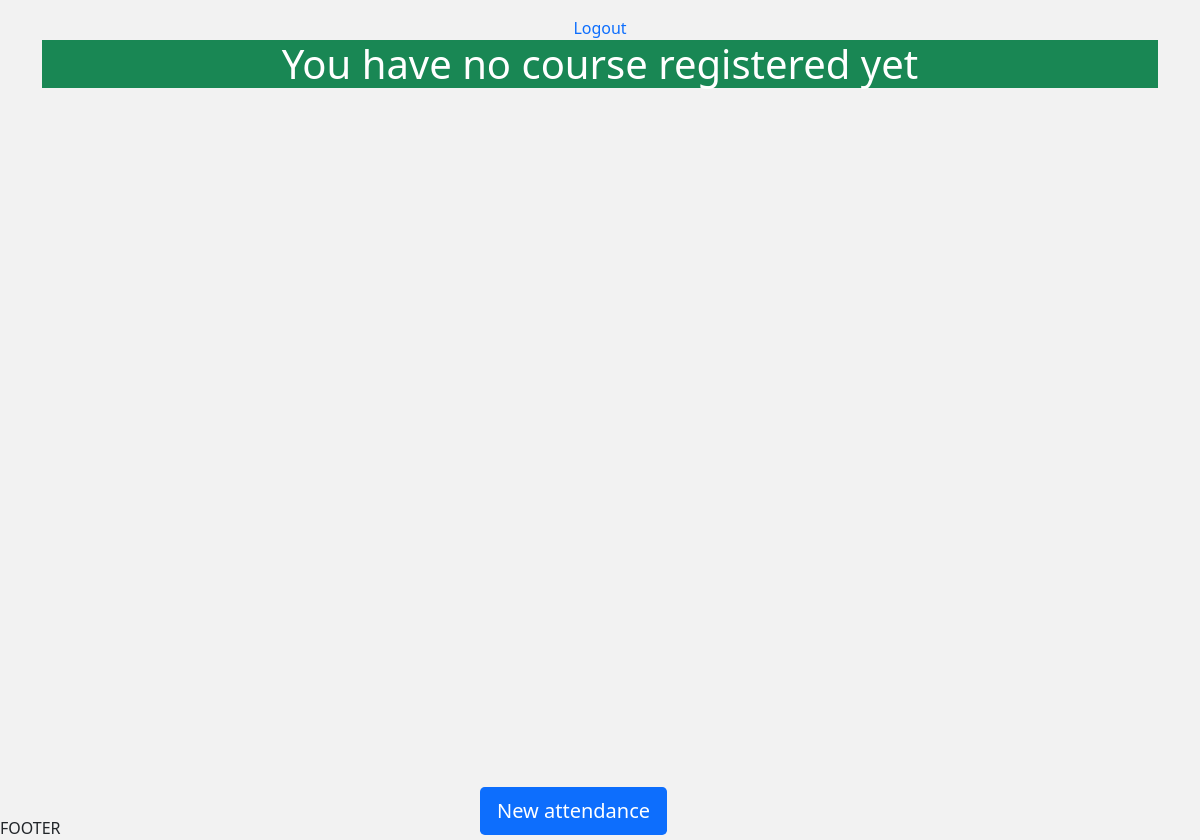
/users/27 (signed in), run on an earlier commit of the app's database.
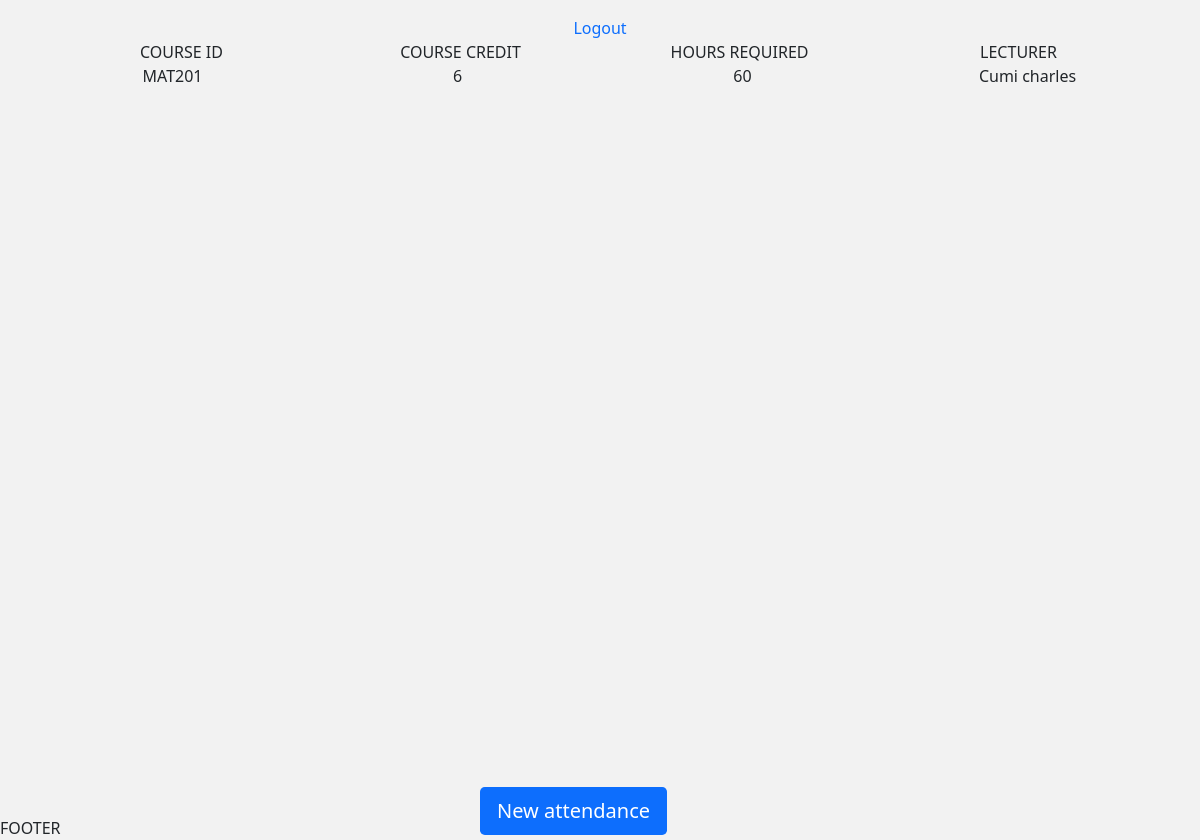
And on a later commit of the database.
### attendance/models.py (models this page shows, shortened)
class Attendance(models.Model):
    student = models.ForeignKey(Student, on_delete=models.CASCADE)
    course = models.ForeignKey(Course, on_delete=models.CASCADE)
    date = models.DateField(auto_now_add=True)

### courses/models.py (models this page shows)
class Course(models.Model):
    teacher = models.ForeignKey(Teacher, on_delete=models.CASCADE,blank=True, null=True)
    department = models.ForeignKey(Department, on_delete=models.CASCADE)
    name = models.CharField(max_length=6, unique=True)
    course_credit = models.IntegerField(verbose_name="course credit")
    course_hours = models.IntegerField(verbose_name="course hours")
    def __str__(self):
        return self.name

### teacher/models.py (models this page shows)
class Teacher(models.Model):
    department = models.ForeignKey(Department, on_delete=models.CASCADE)
    first_name = models.CharField(verbose_name="first name", max_length=32)
    last_name = models.CharField(verbose_name="last name", max_length=32)
    institutional_email = models.EmailField(verbose_name="institutional email",
     max_length=32, unique=True, null=False)
    def __str__(self):
        return" %s %s " %(self.first_name , self.last_name)

### account/decorators.py (the view)
        def wrapper_func(request, *args, **kwargs):
            group = None
            if request.user.groups.exists():
                group = request.user.groups.all()[0].name
            if group in allowed_roles:
                return view_func(request, *args, **kwargs)
            else:
                return  HttpResponse('YOU ARE NOT AUTHORIZED TO VIEW THIS PAGE')

### account/views.py (called while the page is built)
@login_required(login_url="/login")
@allowed_users(allowed_roles=['student'])
def show_view(request, pk):
	context = {}
	current_date = datetime.datetime.now()
	attendance = None
	try:
		Account.objects.get(pk = pk)
		user = Student.objects.get(institutional_email = request.user.email)
		attendance = Attendance.objects.filter(student_id = user.id,
		date__contains=str(current_date)[:4])
		print(request.user.id)
	except Account.DoesNotExist:
		return render(request,'404.html')
	if request.user.id != pk:
		return render(request,'404.html')
	context['attendance'] = attendance
	return render(request, 'account/show.html',context)

### account/templates/account/show.html (shortened to what this page needs)
{% extends 'base.html' %}
{% block content %}
{% include 'snippets/header.html' %}
<div class="container">
	{% if attendance %}
	<div class="container">
		<div class="row text-center">
			<div class="col-3"><div>COURSE ID</div></div>
			<div class="col-3"><div> COURSE CREDIT</div></div>
			<div class="col-3"><div>HOURS REQUIRED </div></div>
			<div class="col-3"><div>LECTURER</div></div>
		</div>
	</div>
	{% for attends in attendance %}
	<div class="row text-center">
		<div class="col-3"><div>{{attends.course}} </div></div>
		<div class="col-3"><div>{{attends.course.course_credit}} </div></div>
		<div class="col-3"><div>{{attends.course.course_hours}} </div></div>
		<div class="col-3"><div>{{attends.course.teacher}} </div></div>
	</div>
	{% endfor %}
	{%else%}
	<h1 class="text-center bg-success text-white">You have no course registered yet</h1>
	{%endif %}
<a class="btn btn-lg bg-primary text-white add__attend" href="{% url 'new-attendance' %}"> New attendance</a>
</div>
{% endblock content %}

### templates/base.html (shortened to what this page needs)
<!DOCTYPE html>
<html lang=en>
<head>
<link href="https://cdn.jsdelivr.net/npm/bootstrap@5.1.3/dist/css/bootstrap.min.css" rel="stylesheet">
</head>
<body>
<div class="main">
	{% block content %}
	{% endblock content %}
</div>
{% include 'snippets/footer.html' %}
</body>
</html>

### templates/snippets/header.html
<div class="d-flex justify-content-center mt-3">
	{% if request.user.is_authenticated == False %}
	<div><a href="{% url 'register' %}" class="text-decoration-none"> Register</a></div>
	<div class="mx-3"><a href="{% url 'login' %}" class="text-decoration-none"> Login</a></div>
	{%else%}
	<div><a href="{% url 'logout' %}" class="text-decoration-none"> Logout</a></div>
	{% endif %}
</div>

### templates/snippets/footer.html
<div>
	FOOTER
</div>

### templates/snippets/base_css.html (style rules this page uses)
body { background-color: #f2f2f2; font-family: "Segoe UI"; font-weight: 380; }
:root { --main-background-color: #f2f2f2; --dark-background-color: #a2a2a2; --secondary-text-color: #808080; --light-primary-text-color: #0080ff; }

### templates/base.html (style rules this page uses)
.main { min-height: 100vh; height: 100%; }

### account/templates/account/show.html (style rules this page uses)
.add__attend { position: absolute; left: 40%; bottom: 5px; z-index: 1; }

What changed in the data, as far as the page shows it:
added Attendance: course "MAT201", course.course_credit "6", course.course_hours "60", course.teacher "Cumi charles"
Also different on the page:
text no longer shown: "You have no course registered yet"
text now shown: "COURSE ID COURSE CREDIT HOURS REQUIRED LECTURER"
